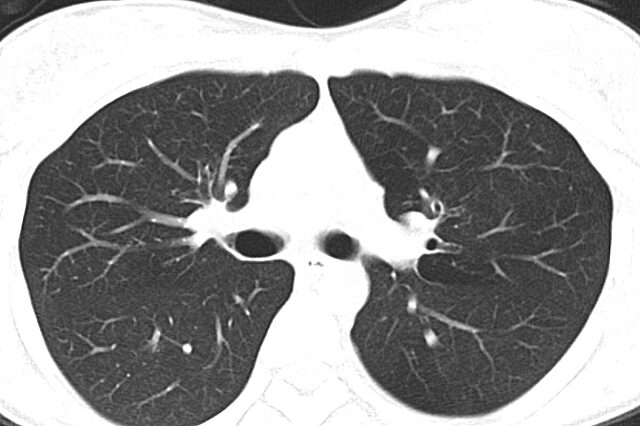
#> input picture lung_ct.jpg, 640 x 426 px, found by its file name
$ jupyter execute digital-image-processing-proj.ipynb
#> lines starting #> are read from the running program, lines starting #| are printed output that depends on the picture
**Problem 1**

Step 1

[cell 1]
from google.colab import files
file_uploaded=files.upload()
#> the answer given: lung_ct.jpg

[cell 2]
from IPython.display import Image
Image("/content/lung_ct.jpg")

[cell 3]
from PIL import Image

#load the image
img = Image.open('/content/lung_ct.jpg')
#> img is the input picture: PIL image 640x426 L; min 20, max 255, mean 154.6
#Get dimensions
width,height = img.size
#> width = 640; height = 426
print(f"Image Dimensions: {width} x {height} pixels")
#| Image Dimensions: 640 x 426 pixels

Step 2

[cell 4]
import numpy as np
import matplotlib.pyplot as plt
from scipy.fft import fft2

fft_Result = fft2(img)

magnitude_spec = np.abs(fft_Result)

# Get the phase spectrum
phase_spec = np.angle(fft_Result)
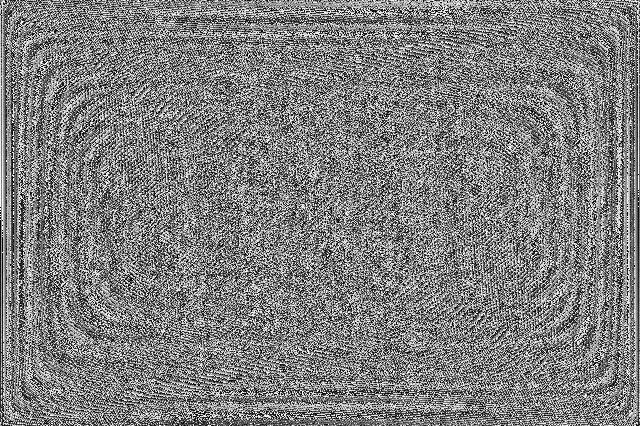
#> phase_spec: shape (426, 640) float64; min -3.14, max 3.14, mean -2.3e-05; drawn with min black and max white

plt.imshow(np.log(1 + magnitude_spec), cmap ='bone')
#> (this line was passed over: IPython is not available in this run)
plt.title('Magnitude Spectrum')
#> (this line was passed over: IPython is not available in this run)
plt.show()

plt.imshow((phase_spec), cmap ='bone')
#> (this line was passed over: IPython is not available in this run)
plt.title('Phase Spectrum')
#> (this line was passed over: IPython is not available in this run)
plt.show()

[cell 5]
from scipy.fft import fftshift

# Shift the zero-frequency component to the center
magnitude_spec_shifted = fftshift(magnitude_spec)
phase_spec_shifted = fftshift(phase_spec)
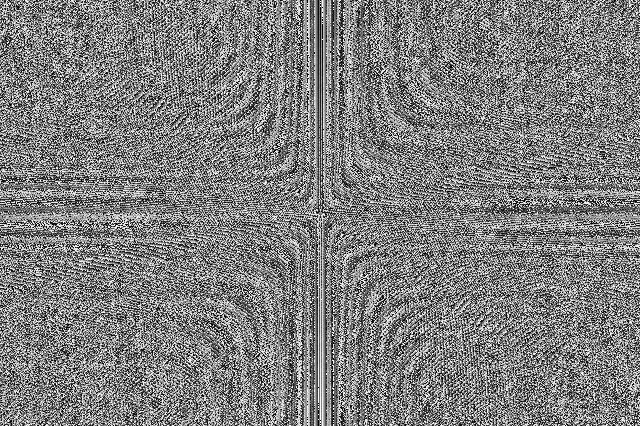
#> phase_spec_shifted: shape (426, 640) float64; min -3.14, max 3.14, mean -2.3e-05; drawn with min black and max white

# Display the magnitude spectrum
plt.imshow(np.log(1 + magnitude_spec_shifted), cmap='bone')
#> (this line was passed over: IPython is not available in this run)
plt.title('Magnitude Spectrum')
#> (this line was passed over: IPython is not available in this run)
plt.show()

# Display the phase spectrum
plt.imshow(phase_spec_shifted, cmap='gray')
#> (this line was passed over: IPython is not available in this run)
plt.title('Phase Spectrum')
plt.show()
